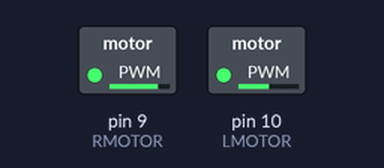
A sketch run on a simulated Arduino Leonardo, built with avr-gcc and run on an emulated ATmega32U4. On the bench: switched loads named in the sketch (green lamp = pin HIGH). Dashed ring = blinking.

Above: at 0.05 s.
Timing chart, 0 to 4.6 s (numbered marks = the images above):
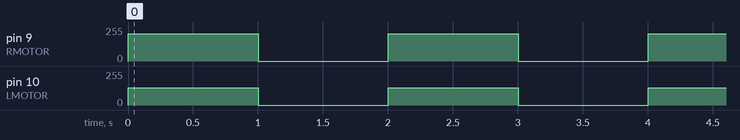

Measured:
- by itself, pin 9 (RMOTOR): alternates 205/255 for 1.0 s and 0/255 for 1.0 s
- by itself, pin 10 (LMOTOR): alternates 128/255 for 1.0 s and 0/255 for 1.0 s

The sketch:

sketch_6_4_ard.ino
```cpp
//***************************************************************************************
//  EE40LX
//  Sketch 6.4
//
//  Description;  Switch P1.0 and P1.6 of MSP430 between 3.3V and 0V to create
//                a PWM signal for motor control
//
//  Tom Zajdel
//  University of California, Berkeley
//  February 16, 2014
//***************************************************************************************
//  Code modified for Arduino Leonardo by gkapsid L205, R127
//***************************************************************************************

int LMOTOR = 10;     // set LMOTOR as P10 alias
int RMOTOR = 9;     // set RMOTOR as P9 alias

void setup()
{
  pinMode(LMOTOR, OUTPUT);   // set P10 as output (LMOTOR)
  pinMode(RMOTOR, OUTPUT);   // set P11 as output (RMOTOR)
}

void loop()
{
   analogWrite(RMOTOR,205);  // PWM both motors at 50% 255 is 100% duty cycle
   analogWrite(LMOTOR,128);
   delay(1000);              // let motors run one second
   analogWrite(RMOTOR,0);    // turn both motors off
   analogWrite(LMOTOR,0);
   delay(1000);              // let motors rest one second
}
```
